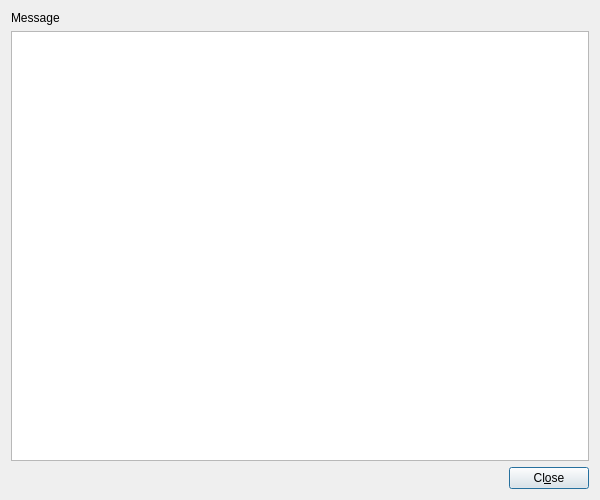
<?xml version="1.0" encoding="UTF-8"?>
<ui version="4.0">
 <class>DialogFindReqExternalTools</class>
 <widget class="QDialog" name="DialogFindReqExternalTools">
  <property name="geometry">
   <rect>
    <x>0</x>
    <y>0</y>
    <width>600</width>
    <height>500</height>
   </rect>
  </property>
  <property name="sizePolicy">
   <sizepolicy hsizetype="Fixed" vsizetype="Fixed">
    <horstretch>0</horstretch>
    <verstretch>0</verstretch>
   </sizepolicy>
  </property>
  <property name="minimumSize">
   <size>
    <width>600</width>
    <height>500</height>
   </size>
  </property>
  <property name="maximumSize">
   <size>
    <width>600</width>
    <height>500</height>
   </size>
  </property>
  <property name="windowTitle">
   <string>Required External Tools</string>
  </property>
  <property name="windowIcon">
   <iconset resource="qBorgPilot.qrc">
    <normaloff>:/images/borgpilot_16x16.png</normaloff>:/images/borgpilot_16x16.png</iconset>
  </property>
  <property name="modal">
   <bool>true</bool>
  </property>
  <layout class="QGridLayout" name="gridLayout_2">
   <item row="0" column="0">
    <layout class="QGridLayout" name="gridLayout">
     <item row="0" column="0">
      <widget class="QLabel" name="label_Msg">
       <property name="text">
        <string>Message</string>
       </property>
      </widget>
     </item>
     <item row="1" column="0">
      <widget class="QTableView" name="tableView_Results">
       <property name="selectionMode">
        <enum>QAbstractItemView::SelectionMode::NoSelection</enum>
       </property>
      </widget>
     </item>
    </layout>
   </item>
   <item row="1" column="0">
    <layout class="QHBoxLayout" name="horizontalLayout">
     <item>
      <spacer name="horizontalSpacer">
       <property name="orientation">
        <enum>Qt::Orientation::Horizontal</enum>
       </property>
       <property name="sizeHint" stdset="0">
        <size>
         <width>548</width>
         <height>20</height>
        </size>
       </property>
      </spacer>
     </item>
     <item>
      <widget class="QPushButton" name="pushButton_Ok">
       <property name="text">
        <string>Cl&amp;ose</string>
       </property>
      </widget>
     </item>
    </layout>
   </item>
  </layout>
 </widget>
 <resources>
  <include location="qBorgPilot.qrc"/>
 </resources>
 <connections/>
</ui>
